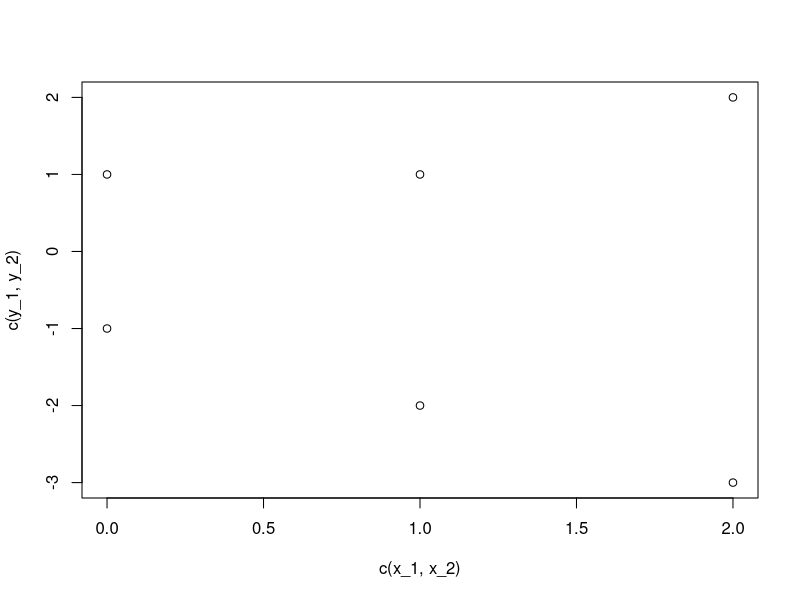

Recreate this plot in R.
library(quadprog)
#class1
x_1 <- c(0, 1, 2)
y_1 <- c(1, 1, 2)

#class2
x_2 <- c(0, 1, 2)
y_2 <- c(-1, -2, -3)

plot(c(x_1,x_2), c(y_1, y_2))